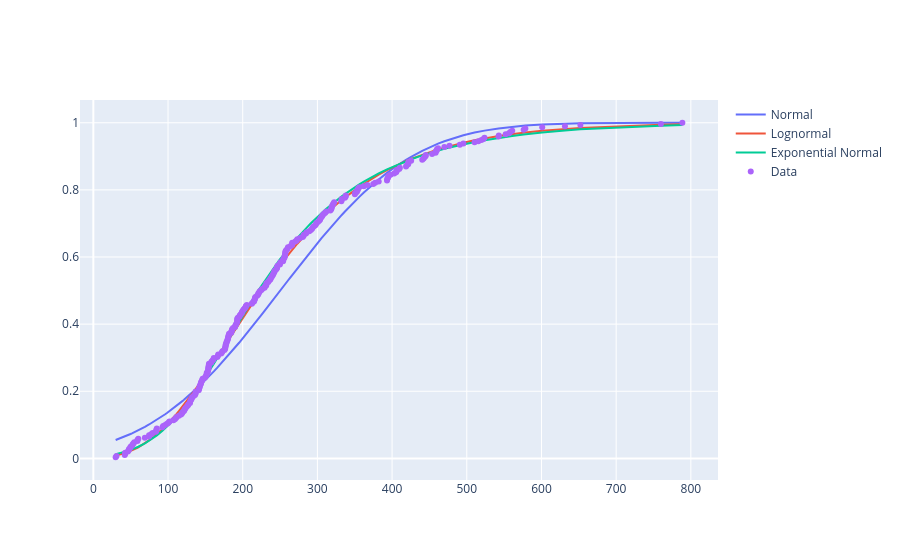

This figure's notebook cell:
### Code cell
from scipy import stats

# Fit a normal distribution to the data
params_norm = stats.norm.fit(cc)
cdf_values_norm = stats.norm.cdf(sorted_cc, *params_norm)

# Fit a log-normal distribution to the data
params_lognorm = stats.lognorm.fit(cc)
cdf_values_lognorm = stats.lognorm.cdf(sorted_cc, *params_lognorm)

# # Fit an exponential distribution to the data
# params_expon = stats.expon.fit(cc)
# cdf_values_expon = stats.expon.cdf(sorted_cc, *params_expon)

# Fit an Exponential Normal distribution to the data
params_exponnorm = stats.exponnorm.fit(cc)
cdf_values_exponnorm = stats.exponnorm.cdf(sorted_cc, *params_exponnorm)
print(params_exponnorm)


fig = go.Figure()
fig.add_trace(go.Scatter(x=sorted_cc, y=cdf_values_norm, mode="lines", name="Normal"))
fig.add_trace(go.Scatter(x=sorted_cc, y=cdf_values_lognorm, mode="lines", name="Lognormal"))
# fig.add_trace(go.Scatter(x=sorted_cc, y=cdf_values_expon, mode="lines", name="Exponential"))
fig.add_trace(go.Scatter(x=sorted_cc, y=cdf_values_exponnorm, mode="lines", name="Exponential Normal"))
fig.add_trace(go.Scatter(x=sorted_cc, y=cdf, mode="markers", name="Data"))
fig.show()

### Figure 1 — Plotly figure (JSON) as saved in the notebook; plotly's stock layout.template omitted (floating-point values rounded to 4 significant figures; data arrays with more than 128 entries replaced by an {"elided": "..."} marker saying what was removed)
{"data": [{"mode": "lines", "name": "Normal", "type": "scatter", "x": {"elided": "291 float values"}, "y": {"elided": "291 float values"}}, {"mode": "lines", "name": "Lognormal", "type": "scatter", "x": {"elided": "291 float values"}, "y": {"elided": "291 float values"}}, {"mode": "lines", "name": "Exponential Normal", "type": "scatter", "x": {"elided": "291 float values"}, "y": {"elided": "291 float values"}}, {"mode": "markers", "name": "Data", "type": "scatter", "x": {"elided": "291 float values"}, "y": {"elided": "291 float values"}}], "layout": {}}
